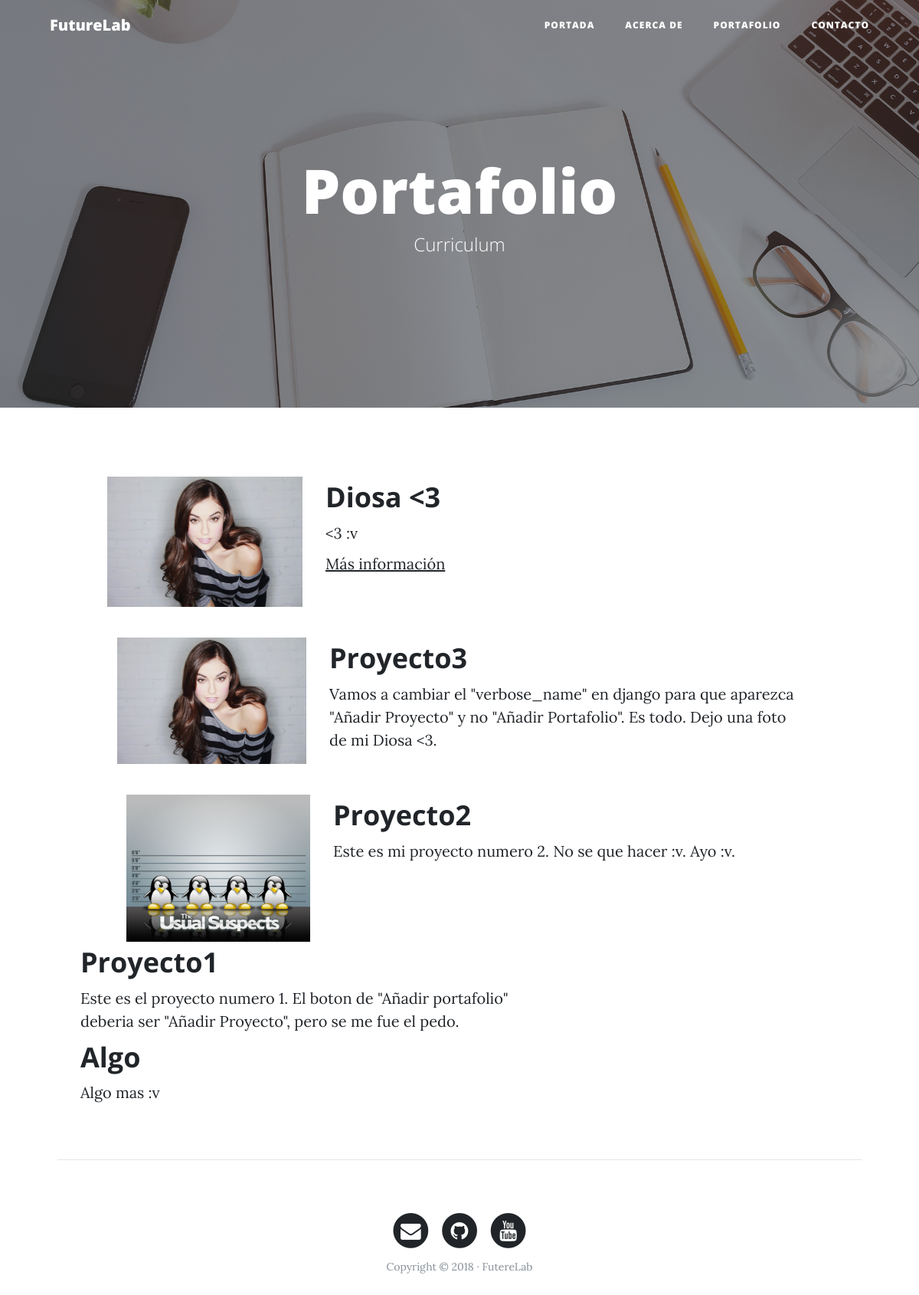
The page /portfolio/ on the database its author committed.
### portfolio/models.py (models this page shows, shortened)
class Portfolio(models.Model):
    title = models.CharField(max_length = 100, verbose_name = 'Titulacho')
    content = models.TextField(verbose_name = 'Relleno')
    image = models.ImageField(verbose_name = 'Cuadro Magico', upload_to = 'multimedia')
    link = models.URLField(blank = True, null = True, verbose_name = 'zelda')
    created = models.DateTimeField(auto_now_add = True, verbose_name = 'Primer dia')
    updated = models.DateTimeField(auto_now = True, verbose_name = 'Modificacion')
    class Meta:
        verbose_name = 'Portafolio'
        verbose_name_plural = 'Portafolios'
        ordering = ['-created']

### portfolio/views.py (the view)
# urls.py: path('portfolio/', portfolio_views.portfolio, name = 'portfolio'),
def portfolio(request):
    projects = Portfolio.objects.all()
    return render(request, 'portfolio/portfolio.html', {'projects':projects})

### portfolio/templates/portfolio/portfolio.html (shortened to what this page needs)
 {% extends 'core/base.html' %}
{%block background %}{%load static %}{% static 'core/img/portfolio-bg.jpg' %}{% endblock background %}
{% block h%}Portafolio{% endblock h %}
{% block subtitle %}Curriculum{% endblock subtitle %}
{% block content %}
      {% for project in projects %}
	    <div class="container">
        {% if project.image %}
	      <div class="row project">
          	      	  <div class="col-lg-3 col-md-4 offset-lg-1">
                        <img class="img-fluid" src="{{ project.image.url}}" alt="">
	      	  </div>
          {% endif %}
	        <div class="col-lg-7 col-md-8">
            <h2 class="section-heading title">{{project.title}}</h2>
            <p>{{project.content}}</p>
            {% if project.link %}
              <p><a href="{{project.link}}">Más información</a></p>
            {% endif %}
	      	</div>
	      </div>
      {% endfor %}
{% endblock content %}

### core/templates/core/base.html (shortened to what this page needs)
<!DOCTYPE html>
{% load static %}
<html lang="es">
  <head>
    <link href="{% static 'core/vendor/bootstrap/css/bootstrap.min.css' %}" rel="stylesheet">
    <link href="{% static 'core/vendor/font-awesome/css/font-awesome.min.css' %}" rel="stylesheet" type="text/css">
    <link href="{% static 'core/css/clean-blog.min.css' %}" rel="stylesheet">
  </head>
  <body>
    <nav class="navbar navbar-expand-lg navbar-light fixed-top" id="mainNav">
      <div class="container">
        <a class="navbar-brand" href="{% url 'home' %}">FutureLab</a>
        <div class="collapse navbar-collapse" id="navbarResponsive">
          <ul class="navbar-nav ml-auto">
            <li class="nav-item">
              <a class="nav-link" href="{% url 'home' %}">Portada</a>
            </li>
            <li class="nav-item">
              <a class="nav-link" href="{% url 'about' %}">Acerca de</a>
            </li>
            <li class="nav-item">
              <a class="nav-link" href="{% url 'portfolio' %}">Portafolio</a>
            </li>
            <li class="nav-item">
              <a class="nav-link" href="{% url 'contact' %}">Contacto</a>
            </li>
          </ul>
        </div>
      </div>
    </nav>
    <header class="masthead" style="background-image: url('{% block background %}{% endblock background %}')">
      <div class="overlay"></div>
      <div class="container">
        <div class="row">
          <div class="col-lg-8 col-md-10 mx-auto">
            <div class="site-heading">
              <h1>{% block h %}{% endblock h %}</h1>
              <span class="subheading">{% block subtitle %}{% endblock subtitle %}</span>
            </div>
          </div>
        </div>
      </div>
    </header>
    {% block content %}
    {% endblock content %}
    {% if request.path != '/' %}
      <hr>
    {% endif %}
    <footer>
      <div class="container">
        <div class="row">
          <div class="col-lg-8 col-md-10 mx-auto">
            <ul class="list-inline text-center">
              <li class="list-inline-item">
                <a href="#">
                  <span class="fa-stack fa-lg">
                    <i class="fa fa-circle fa-stack-2x"></i>
                    <i class="fa fa-envelope fa-stack-1x fa-inverse"></i>
                  </span>
                </a>
              </li>
              <li class="list-inline-item">
                <a href="#">
                  <span class="fa-stack fa-lg">
                    <i class="fa fa-circle fa-stack-2x"></i>
                    <i class="fa fa-github fa-stack-1x fa-inverse"></i>
                  </span>
                </a>
              </li>
              <li class="list-inline-item">
                <a href="#">
                  <span class="fa-stack fa-lg">
                    <i class="fa fa-circle fa-stack-2x"></i>
                    <i class="fa fa-youtube fa-stack-1x fa-inverse"></i>
                  </span>
                </a>
              </li>
            </ul>
            <p class="copyright text-muted">Copyright &copy; 2018 · FutereLab </p>
          </div>
        </div>
      </div>
    </footer>
  </body>
</html>

### rows shown on the page
Portfolio: image (picture), title "Diosa <3", content "<3 :v"
Portfolio: image (picture), title "Proyecto3", content "Vamos a cambiar el \"verbose_name\" en django para que aparezca \"Añadir Proyecto\" y no \"Añadir Portafolio\". Es todo. Dejo una foto de mi Diosa <3."
Portfolio: image (picture), title "Proyecto2", content "Este es mi proyecto numero 2. No se que hacer :v. Ayo :v."
Portfolio: title "Proyecto1", content "Este es el proyecto numero 1. El boton de \"Añadir portafolio\" deberia ser \"Añadir Proyecto\", pero se me fue el pedo."
Portfolio: title "Algo", content "Algo mas :v"
